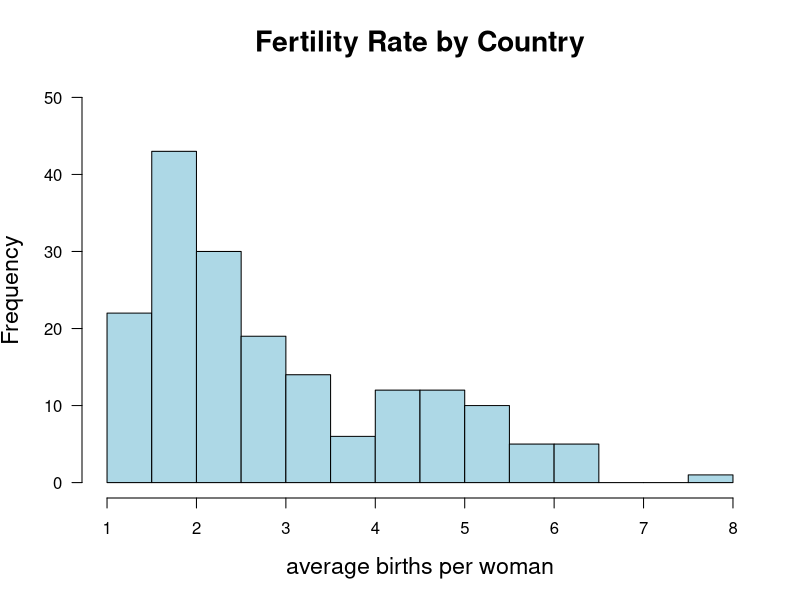

Source code (R):
## ----histogram2, fig.width = 7, fig.height = 5---------------------------
x <- read.csv("countries2012.csv")
hist(x$TFR, breaks = seq(from = 1, to = 8, by = .5),
     col = "lightblue",
     main = "Fertility Rate by Country",
     xlab = "average births per woman",
     xlim = c(1,8), ylim = c(0,50),
     cex.main = 1.7, cex.lab = 1.4, las = 1)

